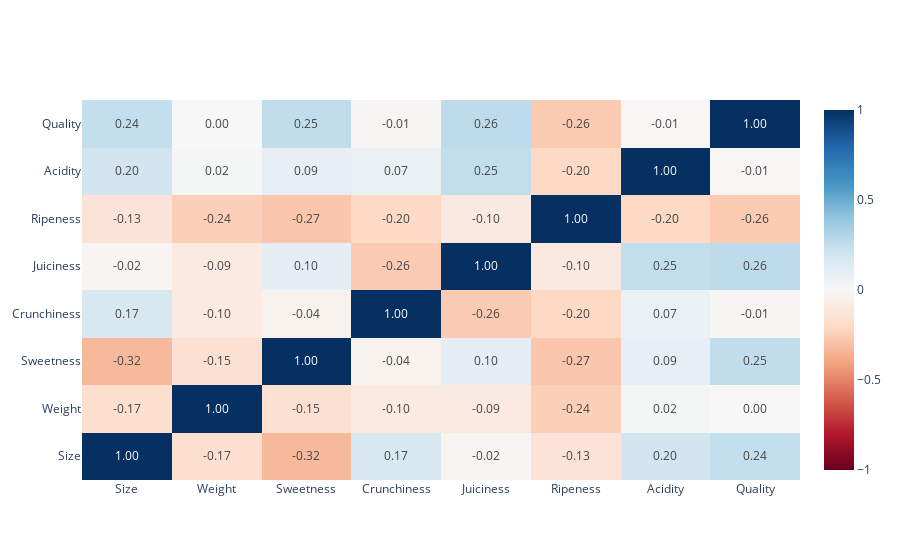

Notebook code for this chart:
### Code cell
# Plot Heatmap
fig = go.Figure()

fig.add_trace(
  go.Heatmap(
    x=corr_matrix.columns,
    y=corr_matrix.index,
    z= np.array(corr_matrix),
    text=corr_matrix.values,
    texttemplate='%{text:.2f}',
    colorscale=px.colors.diverging.RdBu,
    zmin=-1,
    zmax=1
  )
)


fig.show()
